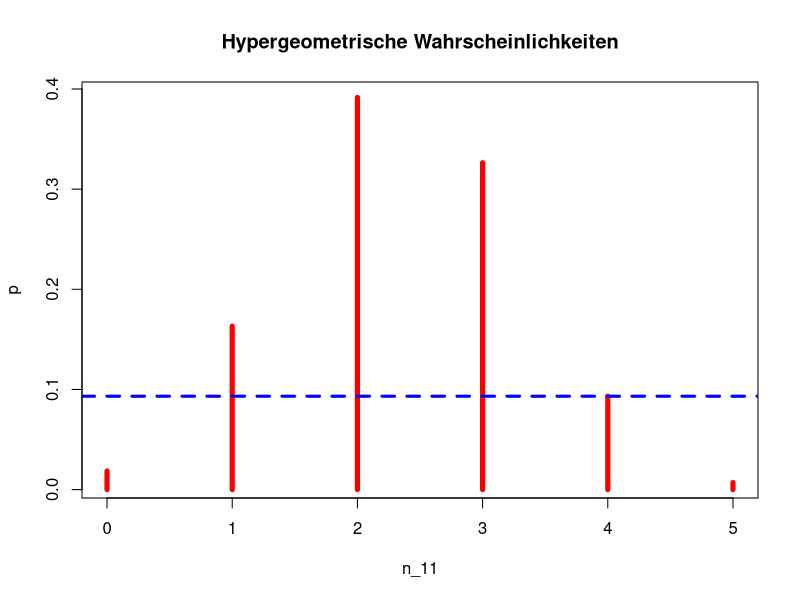

Recreate this plot in R.
### Output define for plots.
library(ggplot2)
pdf("SS2017_Vorlesung_UebungenInR5.pdf")

## Beispiel Fisher-Yates-Test
### Komplett manuelle Berechnung über hypergeometrische W-keiten
choose(7,4)
choose(8,1)
choose(15,5)

pStar = choose(7,4) * choose(8,1) / choose(15,5)
pStar
dhyper (4,7,8,5)

choose(7,5)
choose(8,0)
choose(15,5)

n_11 = 0:5
p = dhyper(n_11, 7,8,5)
plot(n_11, p, type="h", col = "red", lwd=5, main = "Hypergeometrische Wahrscheinlichkeiten")
abline (h=dhyper(4,7,8,5), col = "blue", lwd = 3, lty = 2)

tafel = matrix(c(4,1,3,7), 2, 2, byrow=TRUE)
dimnames(tafel) = list(c("Typhus", "Paratyphus"), c("pos", "neg"))

tafel
### einseitiger Teset
fisher.test(tafel, alternative="greater")

### zweiseitiger Test
fisher.test(tafel)

### Hinweis:
### Odds ratio wird anders geschätzt, als manuell herleitbar.
### Hier gibt es einen Unterschied zwischen R-Schätzung und händischer.


## Chi Quadrat Test in R

#### chisq.test(x, y = NULL, correct = TRUE, p, rescale.p = FALSE)
#### x matrix der 2x2 Felder Tafel
#### p Vektor mit den W-keiten für einzelne Kategorien unter H0
#### correct = TRUE führt bei den Vierfeldertafeln eine Stetigkeitskorrektur durch
#### angehängtes $expected gibt die unter H0 erwarteten Häufigkeiten aus.


tafel = matrix(c(5, 5, 6, 24), 2,2, byrow = TRUE)
dimnames(tafel) = list(c("hoch", "niedrig"), c("7-12", "13-18"))

tafel

chisq.test(tafel, correct=FALSE)
chisq.test(tafel)
chisq.test(tafel)$expected

fisher.test(tafel)
#### Hinweis: Odds ratio wieder etwas niedriger als manuelle Schätzung.

## Freeman-Halton-Test in R

#### fisher.test(x, alternative="two.sided")
#### x: betrachtete kx2 Tafel in Form einer Matrix.

### Berechnung zu Fuß
#### Berechnung der Wahrscheinlichkeit p in abhängigkeit von beiden Freiheitsgraden n1, n2
#### return = ptafel;

#### Frage: Welche der 18 möglichen Tafeln hat eine Wahrscheinlichkeit <= 2.1
#### -> 9stk
#### Summe = 8.82%

### Mit R implementierten Test
tafel = matrix(c(0,6,3,5,2,1), 3, 2, byrow = TRUE)
dimnames(tafel) = list(c("gut", "mäßig", "unbefriedigend"), c("Zwang", "Angst"))
tafel

fisher.test(tafel)
# auch transponierte tafel kann genommen werden
fisher.test(t(tafel))

## Berechnung der Trendalternativhypothese
#komb sind alle tafeln, die man betrachten muss = kombination aller beiden Freiheitsgraden
# trend = 10 - komb[,1]+komb[,2]
# trend
# which(trend >= 12)

# komb[which(trend) >= 12),]

### ausgabe aller extremerer tafeln (Ausgangstafel noch enthalten)
### Berechnung des p-Wertes durch funktion(n1, n2)
### pWert = summe der einzelnen pWerte.


## kx2 Felder-Chi-Quadrat-Test in R
### chisq.test(x, y=NULL, correct=TRUE, rescale.p=FALSE)
#### $expected: unter H0 erwartete Häufigkeiten
#### $resuduals: einzelne Summanden der Teststatistik
tafel = matrix(c(30,25,60,55,61,93), 3, 2, byrow = TRUE)
dimnames(tafel) = list(c("Hebephrene", "Katakone", "Paranoide"), c("m", "w"))
tafel

chisq.test(tafel)
round(chisq.test(tafel)$expected, 1)
round((chisq.test(tafel)$residuals)^2, 2)